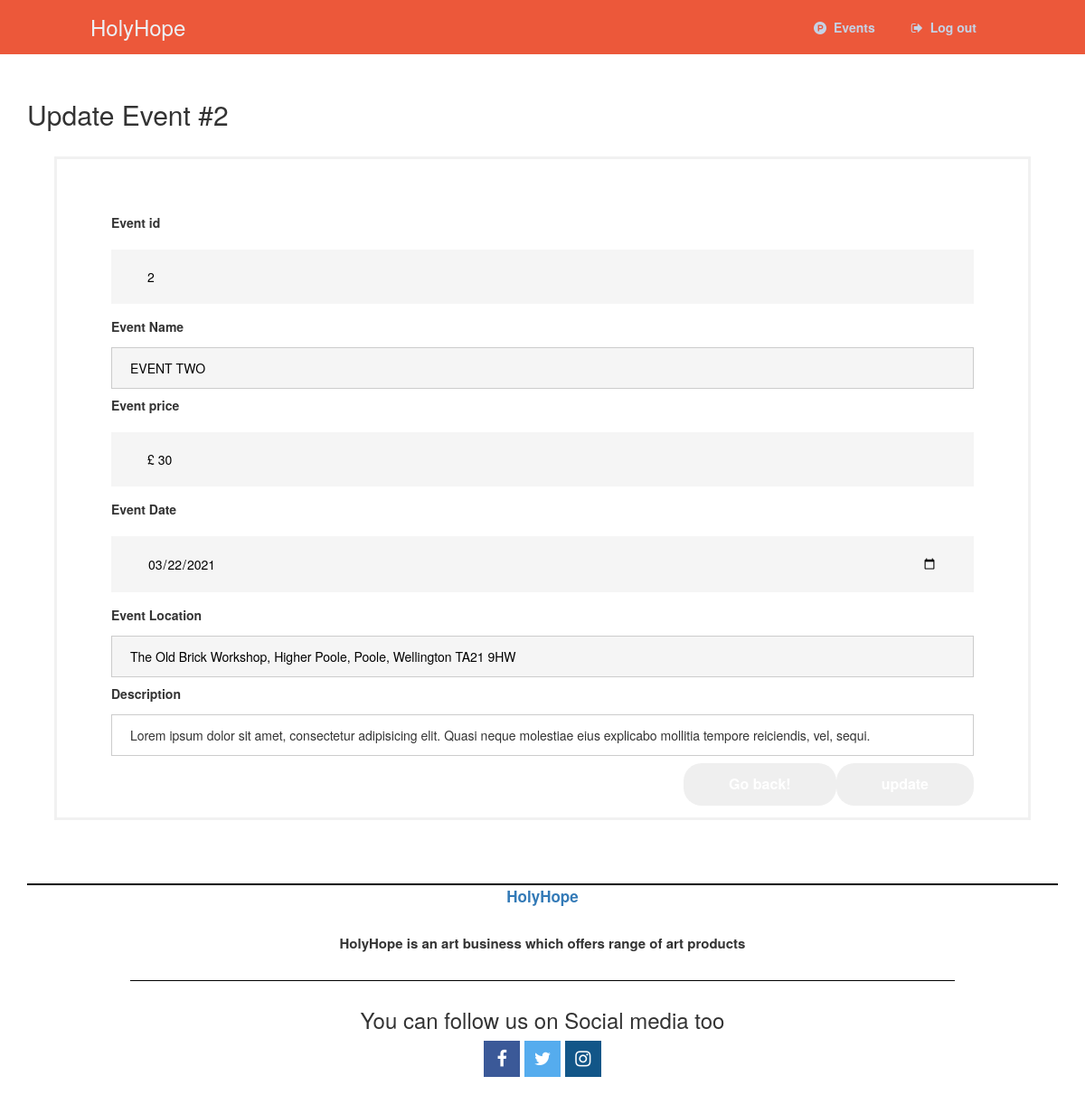
Screenshot of /editevent.php?id=2 (signed in) with the database file from the repository.
### tables this page shows
CREATE TABLE `events` (
  `id` int(11) NOT NULL,
  `name` varchar(50) NOT NULL,
  `description` text NOT NULL,
  `event_date` timestamp NOT NULL DEFAULT current_timestamp(),
  `price` decimal(10,0) NOT NULL,
  `location` varchar(100) NOT NULL
);

### editevent.php (the view, shortened to what this page needs)
<?php
$pdo = pdo_connect_mysql();
if (isset($_GET['id'])) {
    $stmt = $pdo->prepare('SELECT * FROM events WHERE id = ?');
    $stmt->execute([$_GET['id']]);
    $event = $stmt->fetch(PDO::FETCH_ASSOC);
} else {
    exit('No ID specified!');
}
?>
    <?php include 'header.php'; ?>
        <div class="contact-section">
            <h2>Update Event #<?=$event['id']?></h2>
            <form action="editevent.php?id=<?=$event['id']?>" method="post">
                    <label for="Eventid">Event id</label>
                    <input type="number" name="id" id="id"class="contact-form-text" placeholder="Event id" value="<?=$event['id']?>" required>
                    <label for="name">Event Name</label>
                    <input type="text" name="name" id="name" class="contact-form-text" placeholder="Event Name" value="<?=$event['name']?>" required>
                    <label for="name">Event price</label>
                    <input type="decimals" name="price" id="price" class="contact-form-text" placeholder="Event price" value="&pound; <?=$event['price']?>" required>
                    <label for="name">Event Date</label>
                    <input type="date" name="event_date" id="event_date" class="contact-form-text" value="2021-03-22" value="<?=$event['event_date']?>" required>
                    <label for="name">Event Location</label>
                    <input type="text" name="location" id="location" class="contact-form-text" placeholder="Event price" value="<?=$event['location']?>" required>
                    <label for="description">Description</label>
                    <input type="text" name="description" placeholder="enter some description" value="<?=$event['description']?>" id="description">
                    <input type="submit" name="submit" class="contact-button" value="update">
                    <input type="button" class="contact-button" value="Go back!" onclick="history.go(-1)">
            </form>
        </div>
<?php include 'footer.php'; ?>

### style.css (style rules this page uses)
* { padding: 0; margin: 0; box-sizing: border-box; }
body { background: #fefefe; font-family: sans-serif; }
.contact-section { padding: 20px 0; width: 95%; margin: 10px auto; }
form { border: 3px solid #f1f1f1; margin: 30px; padding: 60px; }
.contact-form-text { display: block; width: 100%; box-sizing: border-box; margin: 15px 0; border: 0; background: whitesmoke; padding: 20px 40px; outline: none; color: black; transition: 0.5s; }
.contact-button { float: right; border: 0; color: #fff; font-size: 16px; font-weight: bold; padding: 12px 50px; border-radius: 20px; cursor: pointer; transition: 0.5s; }
input[type=text], input[type=password] { width: 100%; padding: 12px 20px; margin: 8px 0; display: inline-block; border: 1px solid #ccc; box-sizing: border-box; }

### rows the page displays
events: id "2", name "EVENT TWO", price "£ 30", location "The Old Brick Workshop, Higher Poole, Poole, Wellington TA21 9HW", description "Lorem ipsum dolor sit amet, consectetur adipisicing elit. Quasi neque molestiae eius explicabo mollitia tempore reiciendis, vel, sequi."
